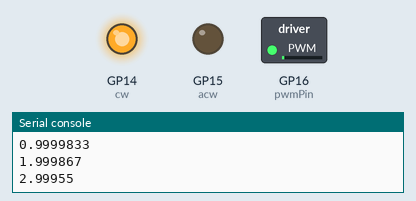
Simulated run of this program. Board: Raspberry Pi Pico running MicroPython. Parts: switched loads named in the program (green lamp = pin HIGH), output pins drawn as LEDs (lit = HIGH), the last lines printed to the serial console.

Above: at 0.05 s.
At 1.5 s:
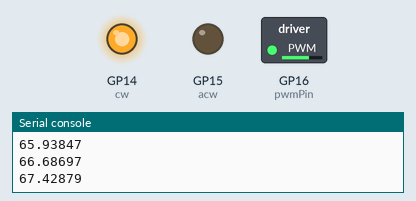
At 2.95 s:
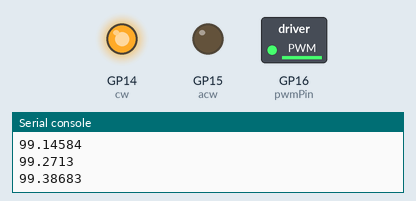
At 5.9 s:
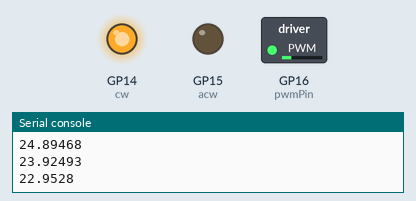
At 9.3 s:
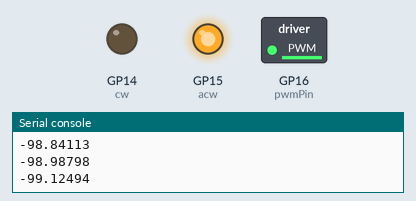
At 12.7 s:
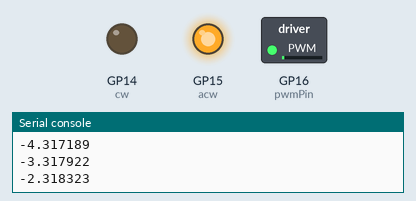
Timing chart, 0 to 16.6 s (numbered marks = the images above):
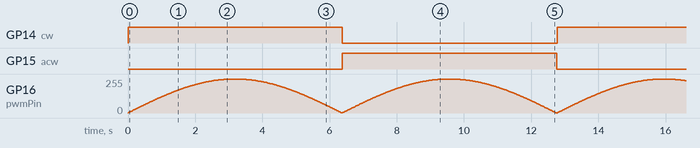

The program:

dc_l293d.py
```python
from machine import Pin, PWM
from time import sleep, ticks_ms
from math import sin, pi, fabs

pwmPin = 16
cwPin = 14
acwPin = 15

# Zainicjalizuj piny raz na początku
pwm = PWM(Pin(pwmPin))
cw = Pin(cwPin, Pin.OUT)
acw = Pin(acwPin, Pin.OUT)

def motorMove(speed):
    if speed > 100:
        speed = 100.
    elif speed < -100:
        speed = -100.

    pwm.freq(50)
    pwm.duty_u16(int(fabs(speed)/100.*65536.))

    if speed < 0:
        cw.value(0)
        acw.value(1)
    elif speed == 0:
        cw.value(0)
        acw.value(0)
    else:  # speed > 0
        cw.value(1)
        acw.value(0)

# main program
angle = 0.

while True:
    angle += .01
    if angle > 2*pi:
        angle = 0.

    speed = sin(angle) * 100.  # Wyliczamy prędkość na podstawie sinusa
    print(speed)

    motorMove(speed)
    sleep(0.02)
```

Measured:
- by itself, GP14 (cw), GP15 (acw): alternates HIGH for 6.4 s and LOW for 6.4 s
